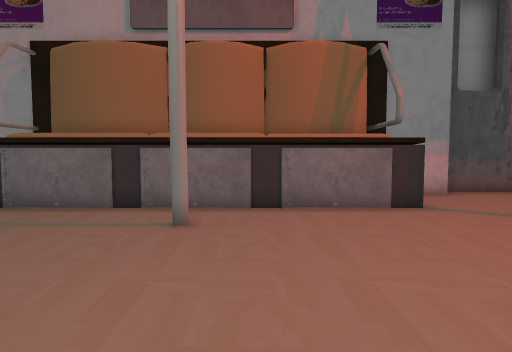
[1] (above)

24 first-person views from a walk through a Unity game level. The camera is 1.5 m above the floor, tilts 4° down and sees 70° across. The floor is counted in squares, 1 m on a side. Each view is taken from the middle of a square. On the plan, view 1 faces up. The plan holds only what a view shows up to about 16 squares ahead; the rest is blank. The place goes on beyond the plan. Some surface patterns are stand-ins.

[2]
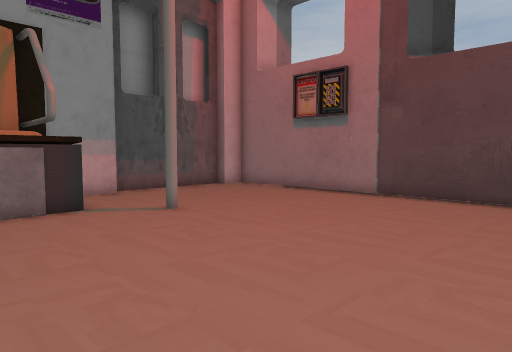

[3]
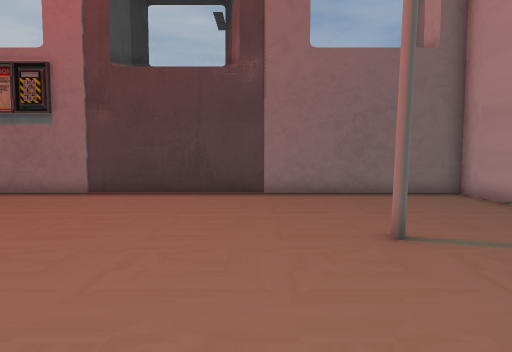

[4]
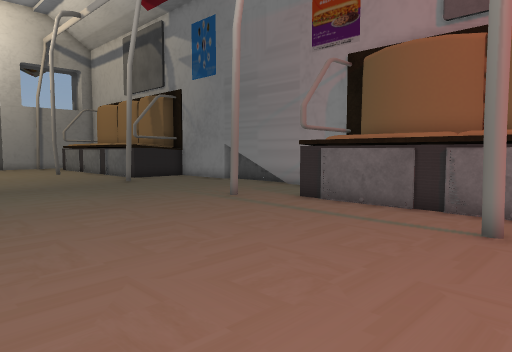

[5]
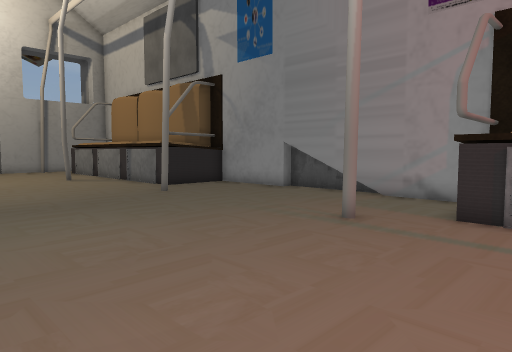

[6]
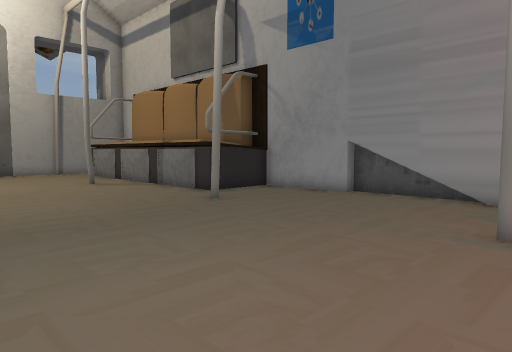

[7]
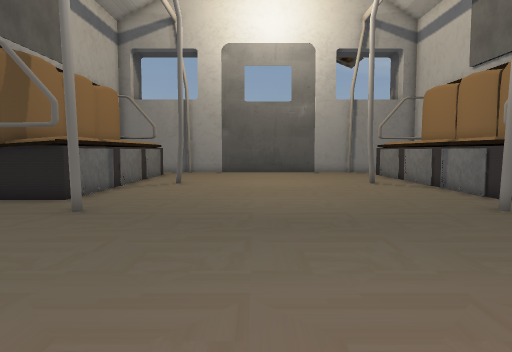

[8]
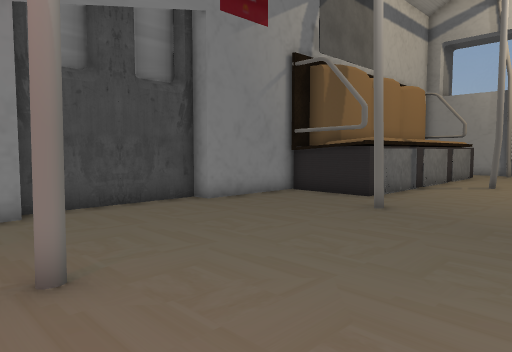

[9]
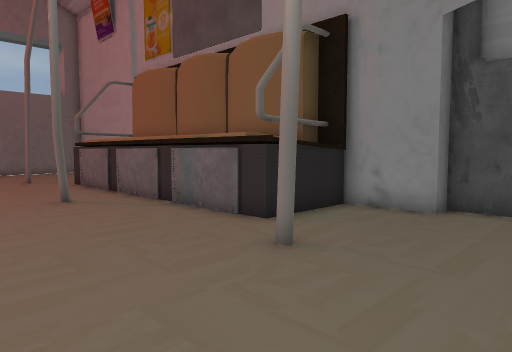

[10]
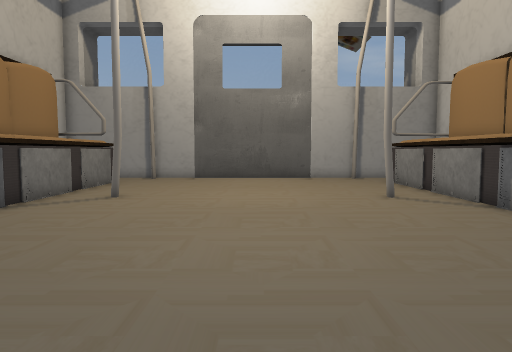

[11]
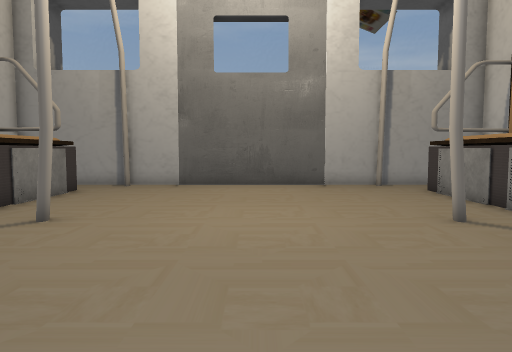

[12]
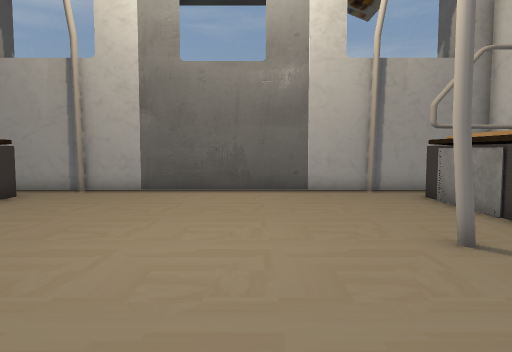

[13]
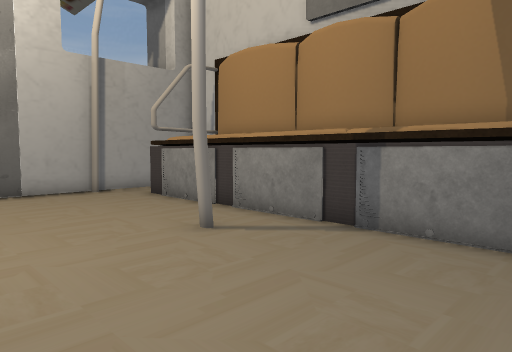

[14]
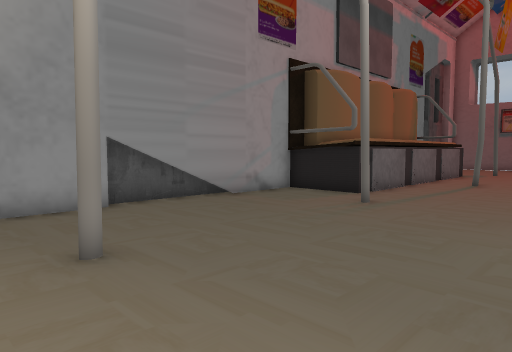

[15]
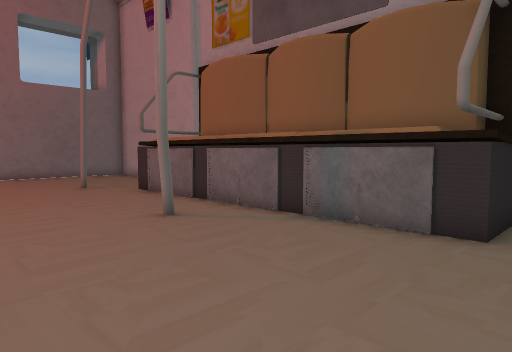

[16]
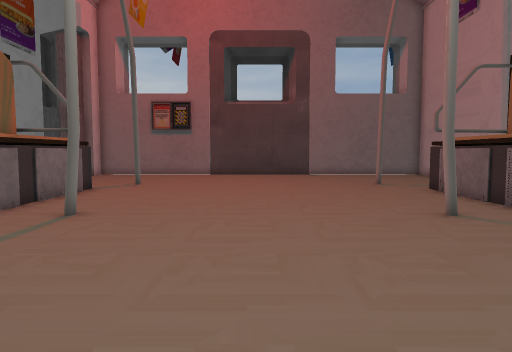

[17]
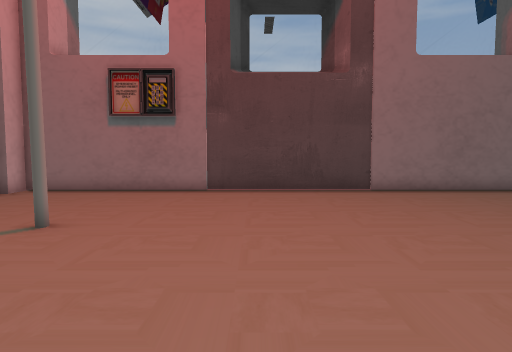

[18]
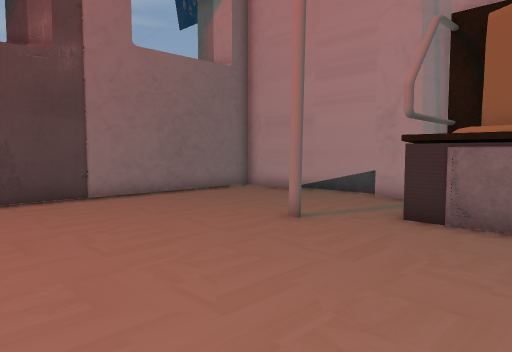

[19]
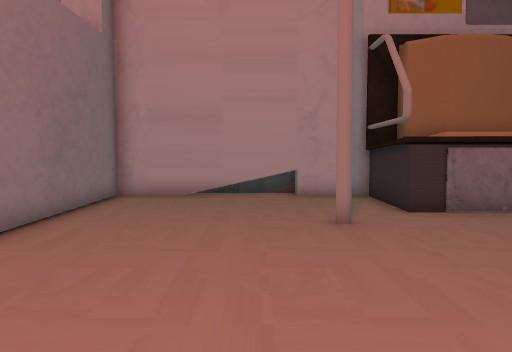

[20]
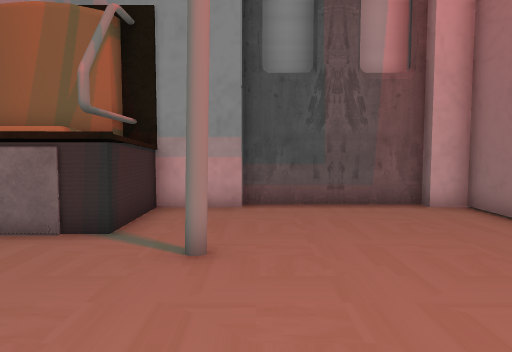

[21]
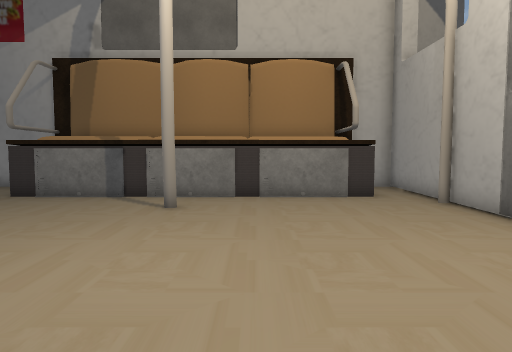

[22]
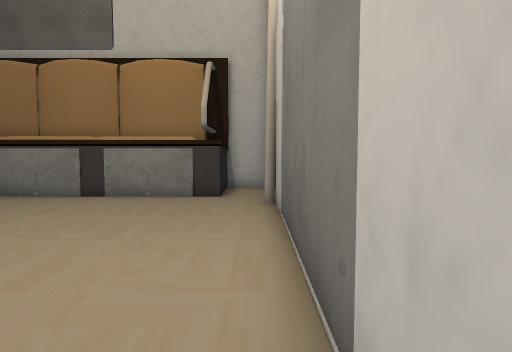

[23]
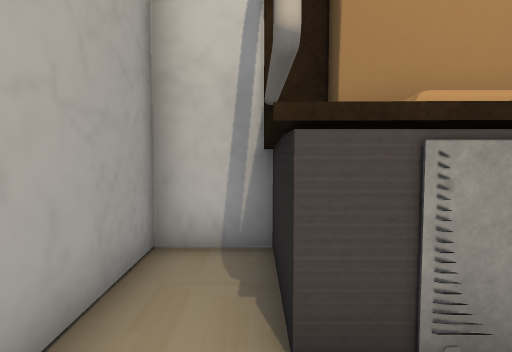

[24]
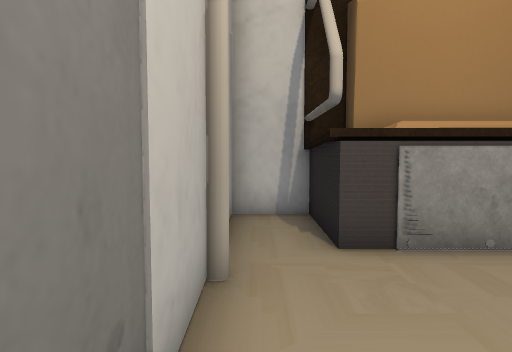

### Floor plan
Key: @ floor where view 1 was taken; # wall or solid block; . floor; O other object.
Columns run from 33 left of view 1 to 13 right of it. Each row starts with its distance up from view 1.
 13 ###           #############          ##########
 12 #.#           #...........#          #........#
 11 #.#           #...........#          #........#
 10 #.#############...........############........#
  9 #...OO..OO.OO..............OO..OO..OO.........#
  8 #...............#.......#..............#......#
  7 #.......#......................#..............#
  6 #.............................................#
  5 #.............................................#
  4 #.............................................#
  3 #.............................................#
  2 #.............................................#
  1 #.............................................#
  0 #................................@............#
 -1 #.......#......................#..............#
 -2 #...............#.......#..............#......#
 -3 #.............................................#
 -4 #.##OO##OO#OO##...........#OO##OO##O##........#
 -5 #.#           #...........#          #........#
 -6 #.#           #...........#          #........#
 -7 ###          ######....####          ##########
 -8                   ######

Positions as (right, up) in squares from view 1, and headings:
1: (0, 0), facing up
2: (1, 0), facing up-right
3: (0, 0), facing right
4: (0, 0), facing up-left
5: (-5, 1), facing up-left
6: (-8, 1), facing up-left
7: (-8, 2), facing left
8: (-8, 2), facing down-left
9: (-13, 2), facing down-right
10: (-13, 3), facing left
11: (-17, 3), facing left
12: (-19, 4), facing left
13: (-19, 3), facing up-left
14: (-19, 3), facing up-right
15: (-9, 3), facing down-right
16: (-10, 3), facing right
17: (-1, 4), facing right
18: (1, 4), facing down-right
19: (8, 5), facing down
20: (7, 3), facing up
21: (-27, 8), facing down
22: (-32, 8), facing down
23: (-31, 7), facing up
24: (-32, 4), facing up
